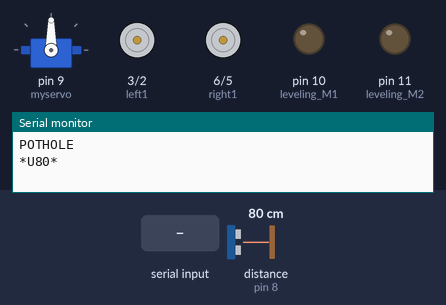
Bench run of a sketch on a simulated Arduino Uno, built with avr-gcc and run on an emulated ATmega328P. Parts: servo, motor-driver pin pairs drawn as motors (green arrow = first pin HIGH = forward, orange = second pin HIGH = backward, longer = more drive), output pins drawn as LEDs (lit = HIGH), the last lines printed to the serial monitor. Wiring (inferred from the names in the program): ultrasonic range finder: trigger pin 7; echo pin 8. The test bench sets the inputs (shaded band); at power-on: distance to the obstacle (sensor on pin 8) 80 cm. The echo pulse lasts 58.3 µs per cm; pins used as bus, display or sensor lines are not drawn.

Above: at 1.2 s.
1.3 s: "Z" received over Serial
At 2.4 s:
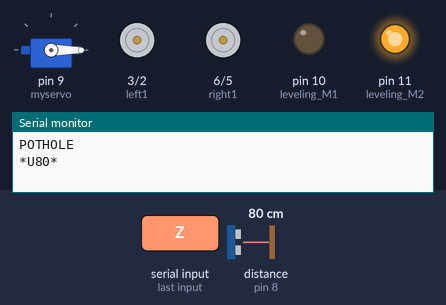
6.9 s: "F" received over Serial
At 9.6 s:
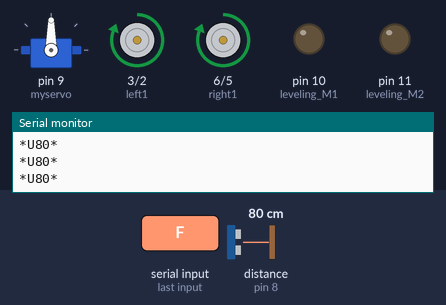
9.9 s: "B" received over Serial
At 10.7 s:
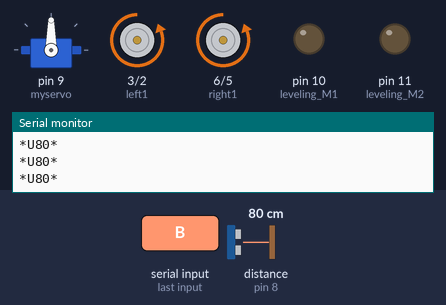
11.4 s: "L" received over Serial
At 11.7 s:
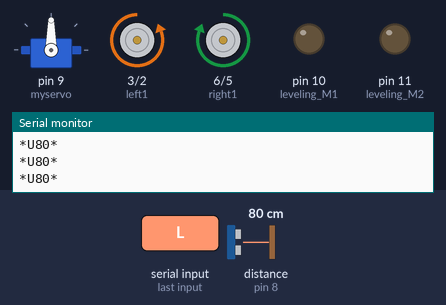
12.9 s: "R" received over Serial
At 14.0 s:
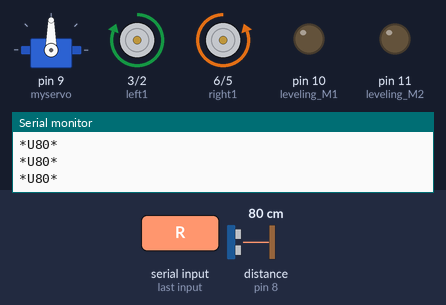
14.4 s: "U" received over Serial
At 14.5 s:
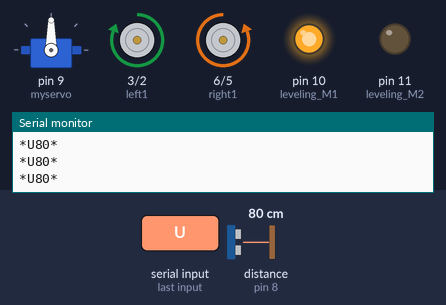
Timing chart, 0 to 17.1 s (numbered marks = the images above; inputs shaded):
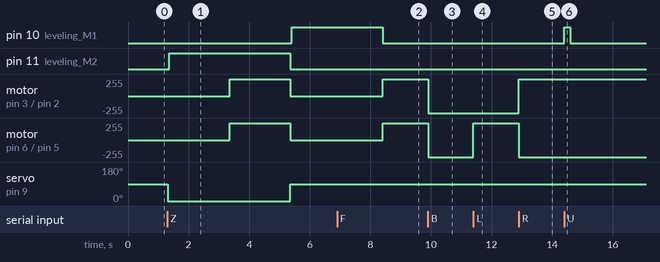

The sketch:

potholelastnano.ino
```cpp
#include <Servo.h>
Servo myservo;

int left1 = 3, left2 = 2, right1 = 6, right2 = 5;
int echo = 8, trigger = 7;
long duration = 0,distance = 0;

int leveling_M1=10,leveling_M2=11;

unsigned long current_millis = 0, data_millis = 0;
int data_interval = 1000;


void setup()
{
  Serial.begin(9600);
  Serial.println("POTHOLE");
  pinMode(left1,OUTPUT);
  pinMode(left2,OUTPUT);
  pinMode(right1,OUTPUT);
  pinMode(right2,OUTPUT);

  pinMode(leveling_M1,OUTPUT);
  pinMode(leveling_M2,OUTPUT);

  pinMode(trigger, OUTPUT);
  pinMode(echo, INPUT);

  myservo.attach(9);

  myservo.write(90);
  delay(15);
}

void loop()
{
   digitalWrite(trigger, LOW);
   delayMicroseconds(2);
   digitalWrite(trigger, HIGH);
   delayMicroseconds(10);
   digitalWrite(trigger, LOW);
   duration = pulseIn(echo, HIGH);
   distance = duration/29/2;

   current_millis = millis();

   if(current_millis - data_millis >= data_interval)
   {
    data_millis = current_millis;
    Serial.println("*U" + String(distance) + "*" );
   }


  if (Serial.available()>0)
  {
    char c = Serial.read();
    if (c == 'F')
    {
      digitalWrite(left1,HIGH);
      digitalWrite(left2,LOW);
      digitalWrite(right1,HIGH);
      digitalWrite(right2,LOW);
    }
    else if (c == 'B')
    {
      digitalWrite(left1,LOW);
      digitalWrite(left2,HIGH);
      digitalWrite(right1,LOW);
      digitalWrite(right2,HIGH);
    }
    else if (c == 'L')
    {
      digitalWrite(left1,LOW);
      digitalWrite(left2,HIGH);
      digitalWrite(right1,HIGH);
      digitalWrite(right2,LOW);
    }
    else if (c == 'R')
    {
      digitalWrite(left1,HIGH);
      digitalWrite(left2,LOW);
      digitalWrite(right1,LOW);
      digitalWrite(right2,HIGH);
    }
    else if (c == 'S')
    {
      digitalWrite(left1,LOW);
      digitalWrite(left2,LOW);
      digitalWrite(right1,LOW);
      digitalWrite(right2,LOW);
    }

    else if (c == 'U')
    {
      digitalWrite(leveling_M1,HIGH);
      digitalWrite(leveling_M2,LOW);

      delay(200);

      digitalWrite(leveling_M1,LOW);
      digitalWrite(leveling_M2,LOW);
    }

     else if (c == 'D')
    {
      digitalWrite(leveling_M1,LOW);
      digitalWrite(leveling_M2,HIGH);

      delay(200);

      digitalWrite(leveling_M1,LOW);
      digitalWrite(leveling_M2,LOW);
    }

    else if (c == 'C')
    {
      myservo.write(90);
      delay(50);
    }
     else if (c == 'O')
    {
      myservo.write(0);
      delay(50);
    }

     else if (c == 'Z')
    {
      if(distance>6)
      {
        myservo.write(0);
        delay(50);
        digitalWrite(leveling_M1,LOW);
        digitalWrite(leveling_M2,HIGH);

        delay(2000);

        digitalWrite(left1,HIGH);
        digitalWrite(left2,LOW);
        digitalWrite(right1,HIGH);
        digitalWrite(right2,LOW);

        delay(2000);

        digitalWrite(leveling_M1,LOW);
        digitalWrite(leveling_M2,LOW);

        digitalWrite(left1,LOW);
        digitalWrite(left2,LOW);
        digitalWrite(right1,LOW);
        digitalWrite(right2,LOW);

        myservo.write(90);
        delay(50);


        digitalWrite(leveling_M1,HIGH);
        digitalWrite(leveling_M2,LOW);

        delay(3000);

        digitalWrite(leveling_M1,LOW);
        digitalWrite(leveling_M2,LOW);


      }
    }
  }

}
```

Measured:
- after the input at 1.3 s, pin 10 (leveling_M1): LOW → HIGH after 4.1 s; pin 11 (leveling_M2): LOW → HIGH after 0.06 s, → LOW 4.0 s later; motor on pin 3 (left1) / pin 2 (left2), motor on pin 6 (right1) / pin 5 (right2): stopped → forward 255/255 after 2.1 s, → stopped 2.0 s later; servo on pin 9 (myservo): 90° → 0° at once, → 90° 4.1 s later
- after the input at 6.9 s, motor on pin 3 (left1) / pin 2 (left2), motor on pin 6 (right1) / pin 5 (right2): stopped → forward 255/255 after 1.5 s
- after the input at 9.9 s, motor on pin 3 (left1) / pin 2 (left2), motor on pin 6 (right1) / pin 5 (right2): forward 255/255 → backward 255/255 at once
- after the input at 11.4 s, motor on pin 6 (right1) / pin 5 (right2): backward 255/255 → forward 255/255 at once
- after the input at 12.9 s, motor on pin 3 (left1) / pin 2 (left2): backward 255/255 → forward 255/255 at once; motor on pin 6 (right1) / pin 5 (right2): forward 255/255 → backward 255/255 at once
- after the input at 14.4 s, pin 10 (leveling_M1): LOW → HIGH at once, → LOW 0.20 s later
